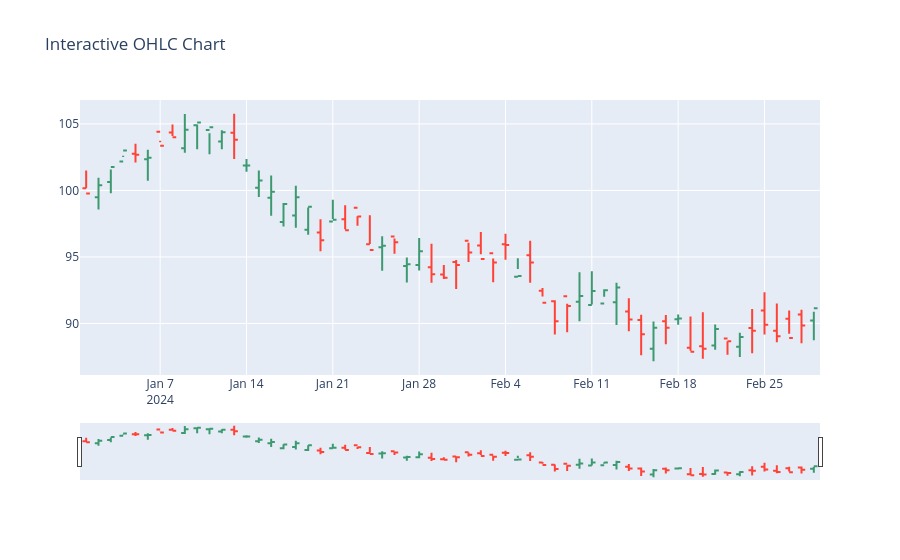

Here is the notebook cell this chart was saved with:
### Markdown cell above
## Interactive OHLC (Plotly)

### Code cell
import plotly.graph_objects as go

fig = go.Figure(
    data=[go.Ohlc(
        x=df.index,
        open=df['Open'],
        high=df['High'],
        low=df['Low'],
        close=df['Close']
    )]
)

fig.update_layout(title="Interactive OHLC Chart")
fig.show()
